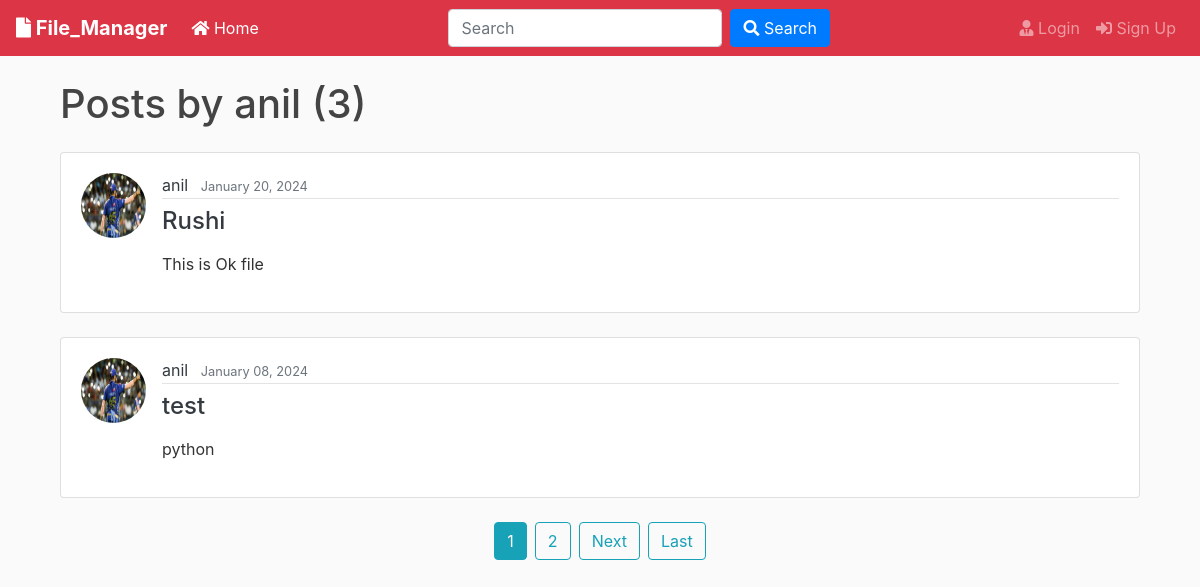
The app's page /user/anil with its own data.
### blog/models.py (models this page shows, shortened)
class Post(models.Model):
	title = models.CharField(max_length=100)
	file = models.FileField(null=True,blank=True,upload_to='Files')
	content = models.TextField()
	date_posted = models.DateTimeField(default=timezone.now)
	author = models.ForeignKey(User, on_delete=models.CASCADE)

### users/models.py (models this page shows, shortened)
class Profile(models.Model):
    user = models.OneToOneField(User, on_delete=models.CASCADE)
    image = models.ImageField(default='default.jpg', upload_to='profile_pics')

### blog/views.py (the view)
# urls.py: path('user/<str:username>', UserPostListView.as_view(), name='user-posts'),
class UserPostListView(ListView):
    model = Post
    template_name = 'blog/user_posts.html'  # <app>/<model>_<viewtype>.html
    context_object_name = 'posts'
    paginate_by = 2
    def get_queryset(self):
        user = get_object_or_404(User, username=self.kwargs.get('username'))
        return Post.objects.filter(author=user).order_by('-date_posted')

### blog/templates/blog/user_posts.html (shortened to what this page needs)
{% extends "blog/base.html" %}
{% block content %}
    <div class="container mt-4">
        <h1 class="mb-4">Posts by {{ view.kwargs.username }} ({{ page_obj.paginator.count }})</h1>
        {% for post in posts %}
            <div class="card mb-4">
                <div class="card-body">
                    <div class="media">
                        <img class="rounded-circle article-img mr-3" src="{{ post.author.profile.image.url }}" alt="Profile Image">
                        <div class="media-body">
                            <div class="article-metadata mb-2">
                                <a class="mr-2 text-dark" href="{% url 'user-posts' post.author.username %}">{{ post.author }}</a>
                                <small class="text-muted">{{ post.date_posted|date:"F d, Y" }}</small>
                            </div>
                            <h2 class="h4 mb-3"><a class="article-title text-dark" href="{% url 'post-detail' post.id %}">{{ post.title }}</a></h2>
                            <p class="article-content">{{ post.content }}</p>
                        </div>
                    </div>
                </div>
            </div>
        {% endfor %}
        {% if is_paginated %}
            <div class="pagination justify-content-center">
                {% for num in page_obj.paginator.page_range %}
                    {% if page_obj.number == num %}
                        <a class="btn btn-info mr-2" href="?page={{ num }}">{{ num }}</a>
                    {% elif num > page_obj.number|add:'-3' and num < page_obj.number|add:'3' %}
                        <a class="btn btn-outline-info mr-2" href="?page={{ num }}">{{ num }}</a>
                    {% endif %}
                {% endfor %}
                {% if page_obj.has_next %}
                    <a class="btn btn-outline-info mr-2" href="?page={{ page_obj.next_page_number }}">Next</a>
                    <a class="btn btn-outline-info" href="?page={{ page_obj.paginator.num_pages }}">Last</a>
                {% endif %}
            </div>
        {% endif %}
    </div>
{% endblock content %}

### blog/static/blog/main.css (style rules this page uses)
body { background: #fafafa; color: #333333; margin-top: 0; }
h1, h2, h3, h4, h5, h6 { color: #444444; }
.article-title { color: #444444; }
.article-content { white-space: pre-line; }
.article-img { height: 65px; width: 65px; margin-right: 16px; }
.article-metadata { padding-bottom: 1px; margin-bottom: 4px; border-bottom: 1px solid #e3e3e3 }

### records on screen
Post: author.profile.image (picture), author "anil", date_posted "January 20, 2024", title "Rushi", content "This is Ok file"
Post: author.profile.image (picture), author "anil", date_posted "January 08, 2024", title "test", content "python"

### other values on screen
{{ view.kwargs.username }} "anil"
{{ page_obj.paginator.count }} "3"
{{ num }} "1"
{{ num }} "2"
